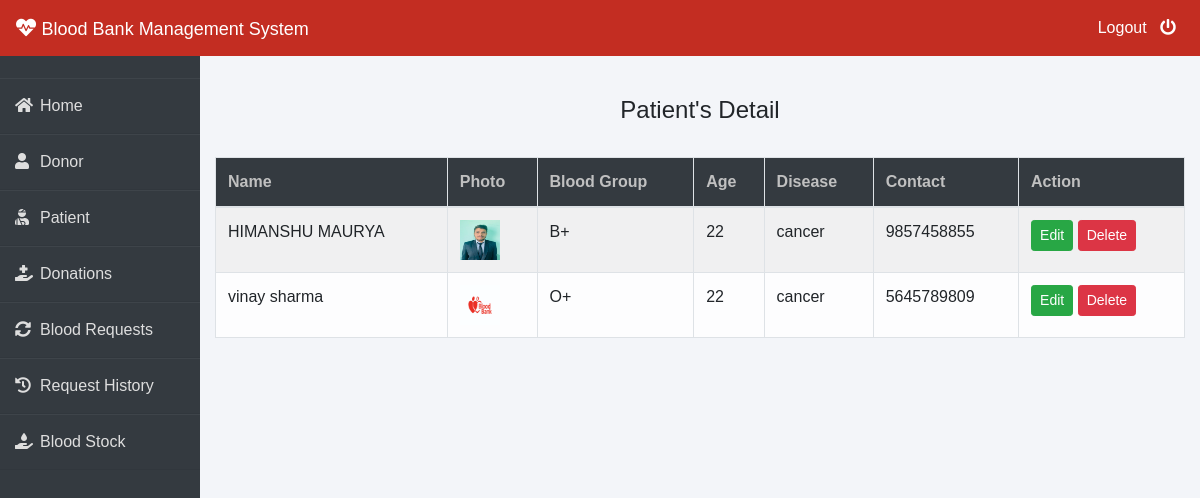
/admin-patient (signed in), run on the app's committed database.
### patient/models.py (models this page shows, shortened)
class Patient(models.Model):
    user=models.OneToOneField(User,on_delete=models.CASCADE)
    profile_pic= models.ImageField(upload_to='profile_pic/Patient/',null=True,blank=True)
    age=models.PositiveIntegerField()
    bloodgroup=models.CharField(max_length=10)
    disease=models.CharField(max_length=100)
    doctorname=models.CharField(max_length=50)
    address = models.CharField(max_length=40)
    mobile = models.CharField(max_length=20,null=False)
    @property
    def get_name(self):
        return self.user.first_name+" "+self.user.last_name

### blood/views.py (the view)
# urls.py: path('admin-patient', views.admin_patient_view,name='admin-patient'),
@login_required(login_url='adminlogin')
def admin_patient_view(request):
    patients=pmodels.Patient.objects.all()
    return render(request,'blood/admin_patient.html',{'patients':patients})

### templates/blood/admin_patient.html
{% extends 'blood/adminbase.html' %}
{% block content %}
{% load widget_tweaks %}
{%load static%}
<br><br>
<div class="container">
    <H4 class="text-center">Patient's Detail</H4><br>
    <table class="table table-light table-hover table-bordered table-striped">
        <thead class="bg-dark">
            <tr>
                <th scope="col" style="color: rgb(192, 192, 192);">Name</th>
                <th scope="col" style="color: rgb(192, 192, 192);">Photo</th>
                <th scope="col" style="color: rgb(192, 192, 192);">Blood Group</th>
                <th scope="col" style="color: rgb(192, 192, 192);">Age</th>
                <th scope="col" style="color: rgb(192, 192, 192);">Disease</th>
                <th scope="col" style="color: rgb(192, 192, 192);">Contact</th>
                <th style="color: rgb(192, 192, 192);">Action</th>
            </tr>
        </thead>
        <tbody>
            {% for t in patients %}
            <tr>
                <td> {{t.get_name}}</td>
                <td> <img src="{% static t.profile_pic.url %}" alt="Profile Pic" height="40px" width="40px" /></td>
                <td>{{t.bloodgroup}}</td>
                <td>{{t.age}}</td>
                <td>{{t.disease}}</td>
                <td>{{t.mobile}}</td>
                <td>
                    <button class="btn btn-success btn-sm"><a  style="text-decoration: none;color: white;" href="{% url 'update-patient' t.id  %}">Edit</a> </button>
                    <button class="btn btn-danger btn-sm"><a  style="text-decoration: none;color: white;" href="{% url 'delete-patient' t.id  %}">Delete</a> </button>
                </td>
            </tr>
            {% endfor %}
        </tbody>
    </table>
</div>
{% endblock content %}

### templates/blood/adminbase.html (shortened to what this page needs)
<!DOCTYPE html>
<html lang="en">
<head>
    <link rel="stylesheet" href="https://maxcdn.bootstrapcdn.com/bootstrap/4.0.0/css/bootstrap.min.css">
    <link rel="stylesheet" href="https://cdnjs.cloudflare.com/ajax/libs/font-awesome/5.14.0/css/all.css">
</head>
<body>
    <nav class="navbar navbar-expand-lg navbar-light fixed-top bg-danger">
        <a style="color:white;" class="navbar-brand" href="/"><i class="fa fa-heartbeat"></i>&nbsp;<font face = "Comic sans MS" size ="4">Blood Bank Management System</font></a>
        <div class="navbar-collapse collapse w-100 order-3 dual-collapse2">
            <ul class="navbar-nav ml-auto">
                <li class="nav-item">
                    <a class="nav-link" style="color: white;" href="/logout">Logout &nbsp; <i class="fas fa-power-off"></i></a>
                </li>
            </ul>
        </div>
      </nav>
<br><br>
<div class="wrapper">
    <div class="sidebar">
        <ul>
            <li><a style="text-decoration:none;" href="/"><i class="fas fa-home"></i>Home</a></li>
            <li><a style="text-decoration:none;" href="/admin-donor"><i class="fas fa-user"></i>Donor</a></li>
            <li><a style="text-decoration:none;" href="/admin-patient"><i class="fas fa-user-injured"></i>Patient</a></li>
            <li><a style="text-decoration:none;" href="/admin-donation"><i class="fas fa-hand-holding-medical"></i>Donations</a></li>
            <li><a style="text-decoration:none;" href="/admin-request"><i class="fas fa-sync-alt"></i>Blood Requests</a></li>
            <li><a style="text-decoration:none;" href="/admin-request-history"><i class="fas fa-history"></i>Request History</a></li>
            <li><a style="text-decoration:none;" href="/admin-blood"><i class="fas fa-hand-holding-water"></i>Blood Stock</a></li>
        </ul>
    </div>
    <div class="main_content">
{% block content %}
{% endblock content %}
    </div>
</div>
</body>
</html>

### templates/blood/adminbase.html (style rules this page uses)
* { margin: 0; padding: 0; box-sizing: border-box; list-style: none; text-decoration: none; font-family: 'Josefin Sans', sans-serif; }
body { background-color: #f3f5f9; }
.bg-danger { background-color: #c32d22!important; }
.wrapper { display: flex; position: relative; }
.wrapper .sidebar { width: 200px; height: 100%; background: #343a40; padding: 30px 0px; position: fixed; }
.wrapper .sidebar ul li { padding: 15px; border-bottom: 1px solid #dedede; border-bottom: 1px solid rgba(0,0,0,0.05); border-top: 1px solid rgba(255,255,255,0.05); }
.wrapper .sidebar ul li a { color: #dedede; display: block; }
.wrapper .sidebar ul li a .fas { width: 25px; }
.wrapper .main_content { width: 100%; margin-left: 200px; }

### data on the page
Patient: get_name "HIMANSHU MAURYA", profile_pic (picture), bloodgroup "B+", age "22", disease "cancer", mobile "9857458855"
Patient: get_name "vinay sharma", profile_pic (picture), bloodgroup "O+", age "22", disease "cancer", mobile "5645789809"
